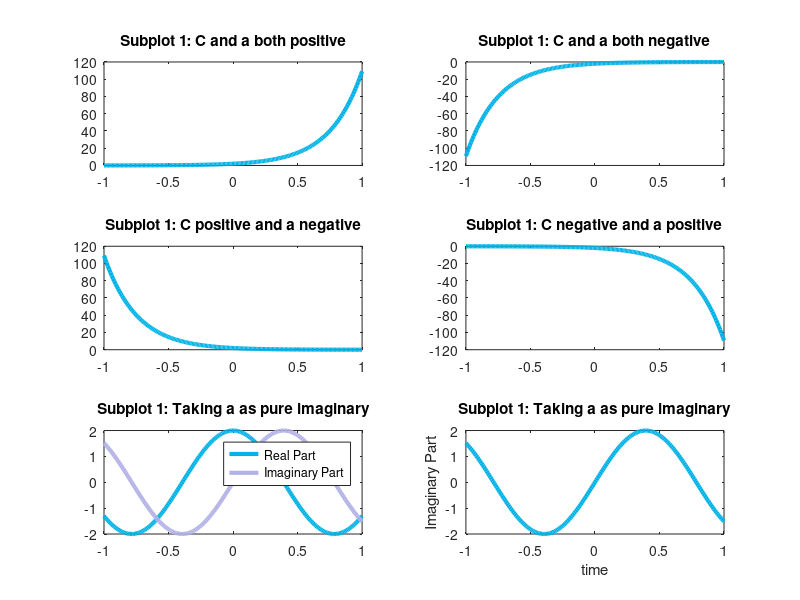

Write MATLAB code to recreate this figure.
t = (-1:0.01:1)';


subplot(3,2,1)
C=2;a=4;
x = C.*exp(a*t);
plot(t,x,'LineWidth',3,'Color',[0,0.7,0.9])
title('Subplot 1: C and a both positive')

subplot(3,2,2)
C=-2;a=-4;
x = C.*exp(a*t);
plot(t,x,'LineWidth',3,'Color',[0,0.7,0.9])
title('Subplot 1: C and a both negative')

subplot(3,2,3)
C=2;a=-4;
x = C.*exp(a*t);
plot(t,x,'LineWidth',3,'Color',[0,0.7,0.9])
title('Subplot 1: C positive and a negative')

subplot(3,2,4)
C=-2;a=4;
x = C.*exp(a*t);
plot(t,x,'LineWidth',3,'Color',[0,0.7,0.9])
title('Subplot 1: C negative and a positive')

subplot(3,2,5)
C=2;a=0+4j;
x = C.*exp(a*t);
plot(t,real(x),'LineWidth',3,'Color',[0,0.7,0.9])
hold on;
plot(t,imag(x),'LineWidth',3,'Color',[0.7,0.7,0.9])
legend("Real Part","Imaginary Part")
title('Subplot 1: Taking a as pure imaginary')

subplot(3,2,6)
C=2;a=0+4j;
x = C.*exp(a*t);
plot(t,imag(x),'LineWidth',3,'Color',[0,0.7,0.9])
xlabel("time");ylabel("Imaginary Part")
title('Subplot 1: Taking a as pure imaginary')



